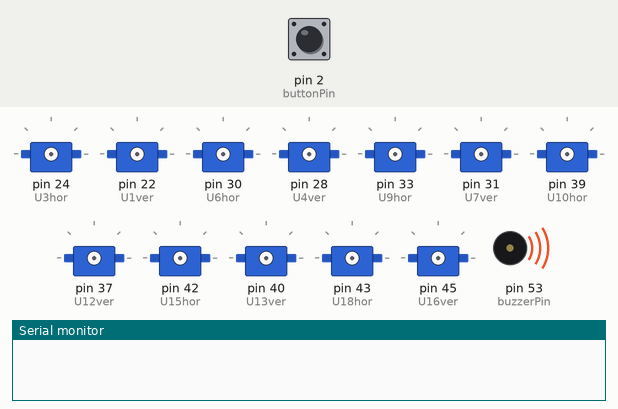
Simulated run of this sketch. Board: Arduino Mega 2560, built with avr-gcc and run on an emulated ATmega2560. Parts: 12 × servo, buzzer (waves = sounding), the last lines printed to the serial monitor. The inputs (shaded band) are chosen by the test bench; at power-on: pin 2 (buttonPin) LOW.

Above: at 6.6 s.
At 14.6 s:
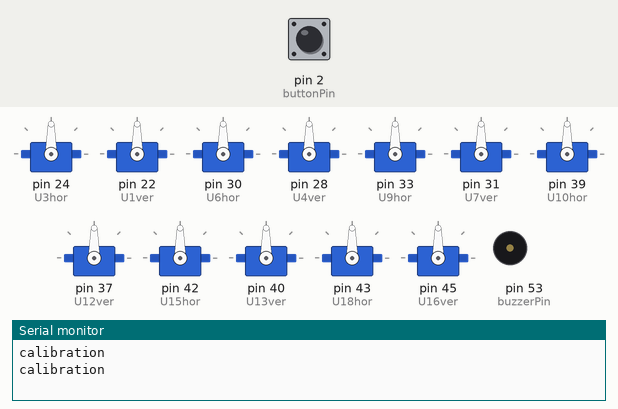
Timing chart, 0 to 16.1 s (numbered marks = the images above):
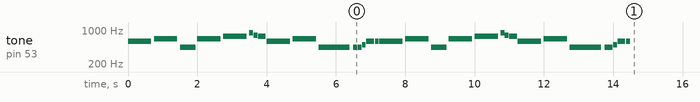

The sketch:

integratedButtonMovementControl.ino
```cpp
// Arachnida Mark 1.0
// Chalmers Phua
#include <Servo.h>

Servo U3hor;
Servo U1ver;
Servo U6hor;
Servo U4ver;
Servo U9hor;
Servo U7ver;
Servo U10hor;
Servo U12ver;
Servo U15hor;
Servo U13ver;
Servo U18hor;
Servo U16ver;

int def_deg = 90;
int max_deg_hor = 110;
int min_deg_hor = 70;
int max_deg_ver = 140;
int min_deg_ver = 40;
int state = 1;
int action = 0;

const int buttonPin = 2;
int currentButtonState = 0;
int lastButtonState = 0;
int count = 0;

void setup() {
  int tempo = 120;
  int buzzerPin = 53;
  int melody[] = {587, -4, 659, -4, 440, 4, 659, -4, 740, -4, 880, 16, 784, 16, 740, 8, 587, -4, 659, -4, 440, 2, 440, 16, 440, 16, 494, 16, 587, 8, 587, 16, 587, -4, 659, -4, 440, 4, 659, -4, 740, -4, 880, 16, 784, 16, 740, 8, 587, -4, 659, -4, 440, 2, 440, 16, 440, 16, 494, 16, 587, 8, 587, 16};
  int notes = sizeof(melody)/sizeof(melody[0])/2;
  int wholenote = (60000*4)/tempo;
  int divider = 0;
  int noteDuration = 0;
  for (int thisNote = 0; thisNote < notes*2; thisNote = thisNote+2) {
    divider = melody[thisNote+1];
    if (divider > 0) {
      noteDuration = (wholenote)/divider;
    } else if (divider < 0) {
      noteDuration = (wholenote)/abs(divider);
      noteDuration *= 1.5;
    }
    tone(buzzerPin, melody[thisNote], noteDuration*0.9);
    delay(noteDuration);
    noTone(buzzerPin);
  }
  pinMode(buttonPin, INPUT);
  Serial.begin(9600);
}

void loop() {
  currentButtonState = digitalRead(buttonPin);
  if (currentButtonState != lastButtonState && currentButtonState == LOW) {
    count = 1;
  } else if (currentButtonState == lastButtonState && currentButtonState == LOW) {
    count++;
  }
  if (count >= 1 && count <= 13) {
    Serial.println("calibration");
    action = 0;
    U3hor.attach(24);
    U3hor.write(def_deg);
    U1ver.attach(22);
    U1ver.write(def_deg);
    U6hor.attach(30);
    U6hor.write(def_deg);
    U4ver.attach(28);
    U4ver.write(def_deg);
    U9hor.attach(33);
    U9hor.write(def_deg);
    U7ver.attach(31);
    U7ver.write(def_deg);
    U10hor.attach(39);
    U10hor.write(def_deg);
    U12ver.attach(37);
    U12ver.write(def_deg);
    U15hor.attach(42);
    U15hor.write(def_deg);
    U13ver.attach(40);
    U13ver.write(def_deg);
    U18hor.attach(43);
    U18hor.write(def_deg);
    U16ver.attach(45);
    U16ver.write(def_deg);
  } else if (count >= 14 && count <= 16) {
    Serial.println("left");
    if (action != 1) {
      action = 1;
      state = 1;
    }
    if (state == 1) {
      defMin(U3hor, U1ver);
      defDef(U6hor, U4ver);
      defMin(U9hor, U7ver);
      defDef(U10hor, U12ver);
      defMin(U15hor, U13ver);
      defDef(U18hor, U16ver);
      state = 2;
    } else if (state == 2) {
      maxDef(U3hor, U1ver);
      minDef(U6hor, U4ver);
      maxDef(U9hor, U7ver);
      minDef(U10hor, U12ver);
      maxDef(U15hor, U13ver);
      minDef(U18hor, U16ver);
      state = 3;
    } else {
      defDef(U3hor, U1ver);
      defDef(U6hor, U4ver);
      defDef(U9hor, U7ver);
      defDef(U10hor, U12ver);
      defDef(U15hor, U13ver);
      defDef(U18hor, U16ver);
      state = 1;
    }
    delay(300);
  } else if (count >= 17 && count <= 19) {
    Serial.println("right");
    if (action != 2) {
      action = 2;
      state = 1;
    }
    if (state == 1) {
      defMin(U3hor, U1ver);
      defDef(U6hor, U4ver);
      defMin(U9hor, U7ver);
      defDef(U10hor, U12ver);
      defMin(U15hor, U13ver);
      defDef(U18hor, U16ver);
      state = 2;
    } else if (state == 2) {
      minDef(U3hor, U1ver);
      maxDef(U6hor, U4ver);
      minDef(U9hor, U7ver);
      maxDef(U10hor, U12ver);
      minDef(U15hor, U13ver);
      maxDef(U18hor, U16ver);
      state = 3;
    } else {
      defDef(U3hor, U1ver);
      defDef(U6hor, U4ver);
      defDef(U9hor, U7ver);
      defDef(U10hor, U12ver);
      defDef(U15hor, U13ver);
      defDef(U18hor, U16ver);
      state = 1;
    }
    delay(300);
  } else if (count >= 20 && count <= 22) {
    Serial.println("forward");
    if (action != 3) {
      action = 3;
      state = 1;
    }
    if (state == 1) {
      defMin(U3hor, U1ver);
      defDef(U6hor, U4ver);
      defMin(U9hor, U7ver);
      defDef(U10hor, U12ver);
      defMin(U15hor, U13ver);
      defDef(U18hor, U16ver);
      state = 2;
    } else if (state == 2) {
      maxDef(U3hor, U1ver);
      minDef(U6hor, U4ver);
      maxDef(U9hor, U7ver);
      maxDef(U10hor, U12ver);
      minDef(U15hor, U13ver);
      maxDef(U18hor, U16ver);
      state = 3;
    } else if (state == 3) {
      defDef(U3hor, U1ver);
      defMin(U6hor, U4ver);
      defDef(U9hor, U7ver);
      defMin(U10hor, U12ver);
      defDef(U15hor, U13ver);
      defMin(U18hor, U16ver);
      state = 4;
    } else {
      minDef(U3hor, U1ver);
      maxDef(U6hor, U4ver);
      minDef(U9hor, U7ver);
      minDef(U10hor, U12ver);
      maxDef(U15hor, U13ver);
      minDef(U18hor, U16ver);
      state = 1;
    }
    delay(300);
  } else if (count >= 23) {
    Serial.println("backward");
    if (action != 4) {
      action = 4;
      state = 1;
    }
    if (state == 1) {
      defMin(U3hor, U1ver);
      defDef(U6hor, U4ver);
      defMin(U9hor, U7ver);
      defDef(U10hor, U12ver);
      defMin(U15hor, U13ver);
      defDef(U18hor, U16ver);
      state = 2;
    } else if (state == 2) {
      minDef(U3hor, U1ver);
      maxDef(U6hor, U4ver);
      minDef(U9hor, U7ver);
      minDef(U10hor, U12ver);
      maxDef(U15hor, U13ver);
      minDef(U18hor, U16ver);
      state = 3;
    } else if (state == 3) {
      defDef(U3hor, U1ver);
      defMin(U6hor, U4ver);
      defDef(U9hor, U7ver);
      defMin(U10hor, U12ver);
      defDef(U15hor, U13ver);
      defMin(U18hor, U16ver);
      state = 4;
    } else {
      maxDef(U3hor, U1ver);
      minDef(U6hor, U4ver);
      maxDef(U9hor, U7ver);
      maxDef(U10hor, U12ver);
      minDef(U15hor, U13ver);
      maxDef(U18hor, U16ver);
      state = 1;
    }
    delay(300);
  }
  lastButtonState = currentButtonState;
  delay(50);
}

// Motion States //
void defDef(Servo hor, Servo ver) {
  hor.write(def_deg);
  ver.write(def_deg);
}

void defMin(Servo hor, Servo ver) {
  hor.write(def_deg);
  ver.write(min_deg_ver);
}

void minDef(Servo hor, Servo ver) {
  hor.write(min_deg_hor);
  ver.write(def_deg);
}

void defMax(Servo hor, Servo ver) {
  hor.write(def_deg);
  ver.write(max_deg_ver);
}

void maxDef(Servo hor, Servo ver) {
  hor.write(max_deg_hor);
  ver.write(def_deg);
}
```
